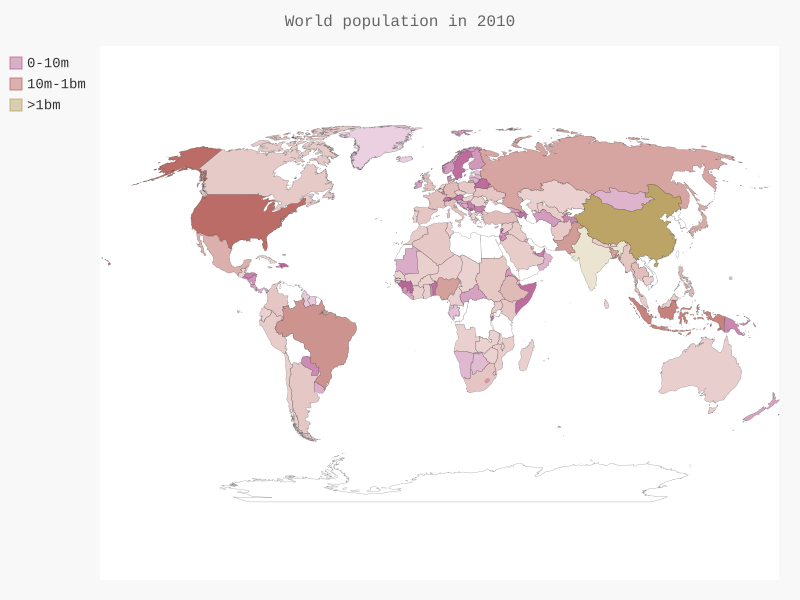

Write Python code to recreate this figure.
# -*- coding: utf-8 -*-
"""
Created on Mon Aug 12 21:42:14 2019

@author: 13225
"""
import json
import pygal_maps_world
from countries import get_country_code
from pygal.style import RotateStyle
##加亮颜色主题
from pygal.style import LightColorizedStyle
##文件
filename='population_data.json'
with open(filename) as f:
    pop_data=json.load(f)
    
cc_population={}
for pop_dict in pop_data:
    if pop_dict['Year']=='2010':
        country_name=pop_dict['Country Name']
        code=get_country_code(country_name)
        population=int(float(pop_dict['Value']))
        if code:
            cc_population[code]=population
cc_pop_1={}
cc_pop_2={}
cc_pop_3={}
for cc,pop in cc_population.items():
    if pop<10000000:
        cc_pop_1[cc]=pop
    elif pop>1000000000:
        cc_pop_3[cc]=pop
    else:
        cc_pop_2[cc]=pop
print(len(cc_pop_1),len(cc_pop_2),len(cc_pop_3))
##颜色主题
wm_style=RotateStyle('#BB6699',base_style=LightColorizedStyle)
wm=pygal_maps_world.maps.World(style=wm_style)
wm.title='World population in 2010'
wm.add('0-10m',cc_pop_1)
wm.add('10m-1bm',cc_pop_2)
wm.add('>1bm',cc_pop_3)

wm.render_to_file('world_population.svg')
       
